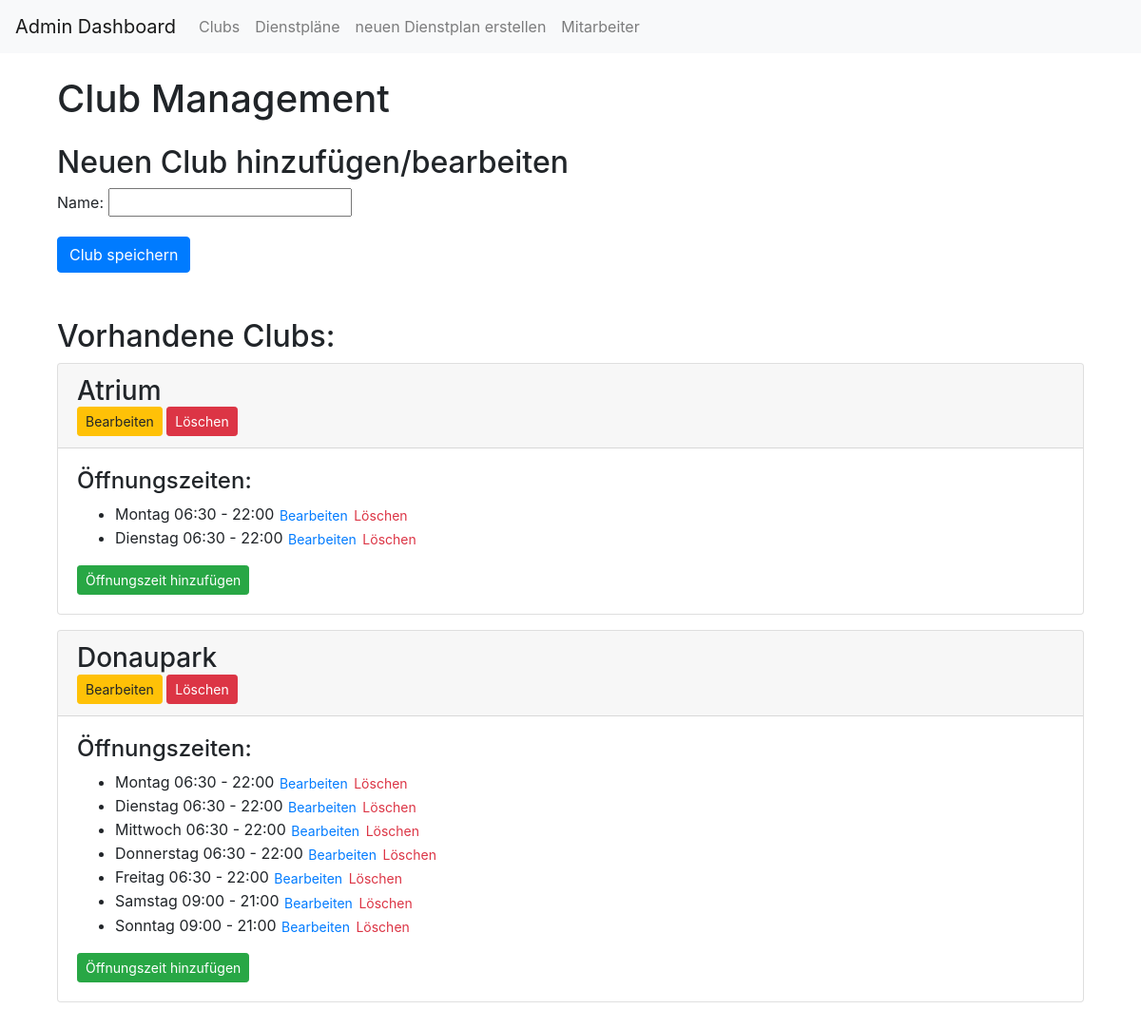
Page /manage_club/ on the committed database.
### schedule/models.py (models this page shows, shortened)
class Club(models.Model):
    name = models.CharField(max_length=200)

class OpeningTime(models.Model):
    WEEKDAYS = [
        (0, 'Montag'),
        (1, 'Dienstag'),
        (2, 'Mittwoch'),
        (3, 'Donnerstag'),
        (4, 'Freitag'),
        (5, 'Samstag'),
        (6, 'Sonntag'),
    ]
    club = models.ForeignKey(Club, related_name='opening_times', on_delete=models.CASCADE)
    weekday = models.IntegerField(choices=WEEKDAYS, blank=True, null=True)
    date = models.DateField(blank=True, null=True)
    opening_time = models.TimeField()
    closing_time = models.TimeField()
    class Meta:
        unique_together = ['club', 'weekday', 'date']
        ordering = ['weekday']
    def __str__(self):
        if self.date:
            return f"{self.date} {self.opening_time.strftime('%H:%M')} - {self.closing_time.strftime('%H:%M')}"
        return f"{self.get_weekday_display()} {self.opening_time.strftime('%H:%M')} - {self.closing_time.strftime('%H:%M')}"

### schedule/views.py (the view, shortened to what this page needs)
# urls.py: path('manage_club/', ManageClubView.as_view(), name='manage_club'),
class ManageClubView(View):
    template_name = 'schedule/manage_club.html'
    def get(self, request, club_id=None):
        clubs = Club.objects.prefetch_related('opening_times').all()
        if club_id:
            club = get_object_or_404(Club, pk=club_id)
            form = ClubForm(instance=club)
        else:
            form = ClubForm()
        return render(request, self.template_name, {'form': form, 'clubs': clubs})

### schedule/forms.py
class ClubForm(forms.ModelForm):
    class Meta:
        model = Club
        fields = ['name']

### templates/schedule/manage_club.html (shortened to what this page needs)
{% extends 'schedule/base_admin.html' %}
{% block content %}
    <div class="container">
        <h1 class="my-4">Club Management</h1>
        <div class="mb-5">
            <h2>Neuen Club hinzufügen/bearbeiten</h2>
            <form method="post" action="{% url 'manage_club' %}">
                <div class="mb-3">
                    {{ form.as_p }}
                </div>
                <button type="submit" class="btn btn-primary">Club speichern</button>
            </form>
        </div>
        <div class="mb-5">
            <h2>Vorhandene Clubs:</h2>
            {% for club in clubs %}
                <div class="card mb-3">
                    <div class="card-header">
                        <h3 class="d-inline">{{ club.name }}</h3>
                        <div class="float-end">
                            <a href="{% url 'manage_club_edit' club.id %}" class="btn btn-warning btn-sm">Bearbeiten</a>
                            <a href="{% url 'delete_club' club.id %}" class="btn btn-danger btn-sm">Löschen</a>
                        </div>
                    </div>
                    <div class="card-body">
                        <h4>Öffnungszeiten:</h4>
                        {% if club.opening_times.all %}
                            <ul>
                                {% for opening_time in club.opening_times.all %}
                                    <li>
                                        {{ opening_time }}
                                        <a href="{% url 'edit_opening_time' opening_time.id %}" class="btn btn-link btn-sm p-0">Bearbeiten</a>
                                        <a href="{% url 'delete_opening_time' opening_time.id %}" class="btn btn-link btn-sm p-0 text-danger">Löschen</a>
                                    </li>
                                {% endfor %}
                            </ul>
                        {% else %}
                            <p>Keine Öffnungszeiten festgelegt.</p>
                        {% endif %}
                        <a href="{% url 'add_opening_time' club.id %}" class="btn btn-success btn-sm">Öffnungszeit hinzufügen</a>
                    </div>
                </div>
            {% endfor %}
        </div>
    </div>
{% endblock %}

### rows in the picture
Club: name "Atrium"
OpeningTime: date+weekday+opening_time "Montag 06:30 - 22:00"
OpeningTime: date+weekday+opening_time "Dienstag 06:30 - 22:00"
Club: name "Donaupark"
OpeningTime: date+weekday+opening_time "Montag 06:30 - 22:00"
OpeningTime: date+weekday+opening_time "Dienstag 06:30 - 22:00"
OpeningTime: date+weekday+opening_time "Mittwoch 06:30 - 22:00"
OpeningTime: date+weekday+opening_time "Donnerstag 06:30 - 22:00"
OpeningTime: date+weekday+opening_time "Freitag 06:30 - 22:00"
OpeningTime: date+weekday+opening_time "Samstag 09:00 - 21:00"
OpeningTime: date+weekday+opening_time "Sonntag 09:00 - 21:00"
